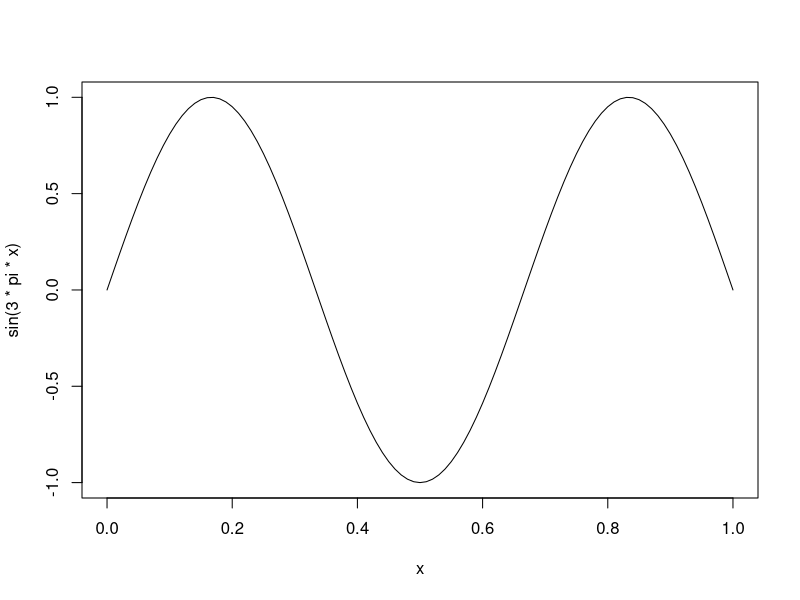
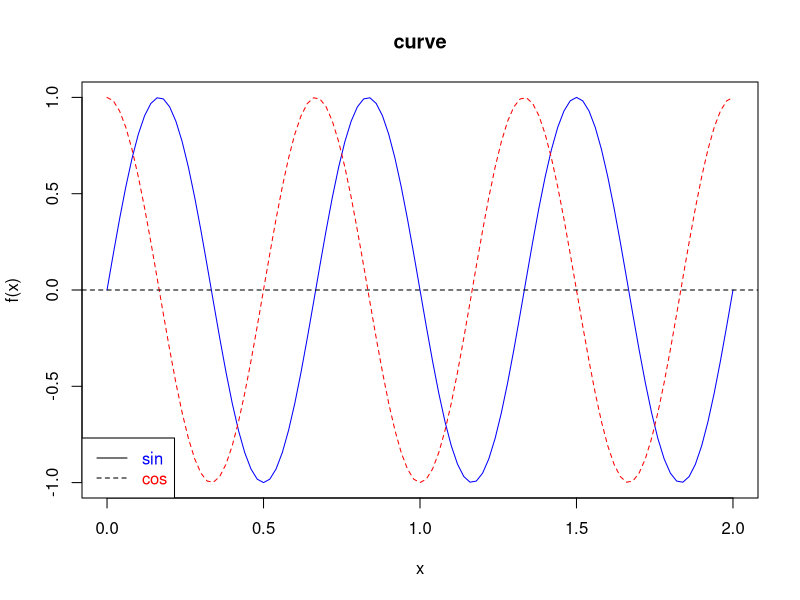

Write R code to recreate these figures, in order.
## ---- chunk 1
# 1st plot 
curve(expr = sin(3*pi*x))

# 2nd set of plots 
curve(expr = sin(3*pi*x), from = 0, to = 2, col = "blue", 
      xlab = "x", ylab = "f(x)", main = "curve")

curve(expr = cos(3*pi*x), add = TRUE, col = "red", lty = 2) 
abline(h = 0, lty = 2)

# add legend 
legend("bottomleft", c("sin", "cos"), text.col = c("blue", "red"), lty = 1:2) 
